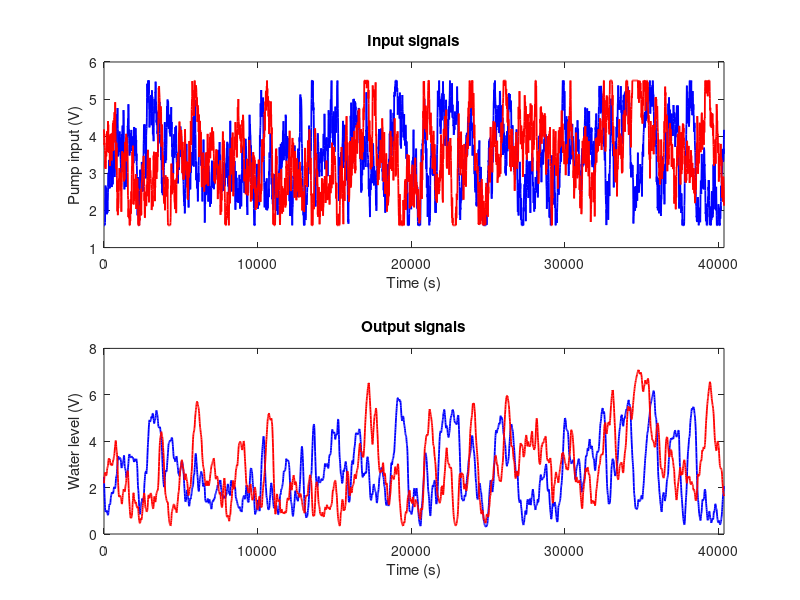

MATLAB code for this plot:
clear
close all
clc

load('exp1_008.mat');
input_right = exp1_008.Y(1).Data;
output_left = exp1_008.Y(2).Data;

N = floor(length(input_right)/2);
Ts = 10;

uEst = input_right(1:N);
yEst = output_left(1:N);
tt = 0:Ts:Ts*(N-1); 

uVal = input_right(N+1:2*N);
yVal = output_left(N+1:2*N);

N = length(uEst);
time = 0:Ts:Ts*(N-1);
fs = 1/Ts;
bin = fs/N;
ff = 0:bin:fs-bin;

figure()

subplot(2,1,1)

plot(time,uEst,'b','LineWidth',1.3)
hold on
plot(time,uVal,'r','LineWidth',1.3)
xlabel('Time (s)')
ylabel('Pump input (V)')
title('Input signals')
axis([0 Ts*(N-1) 1 6])

subplot(2,1,2)

plot(time,yEst,'b','LineWidth',1.3)
hold on
plot(time,yVal,'r','LineWidth',1.3)
xlabel('Time (s)')
ylabel('Water level (V)')
title('Output signals')
axis([0 Ts*(N-1) 0 8])